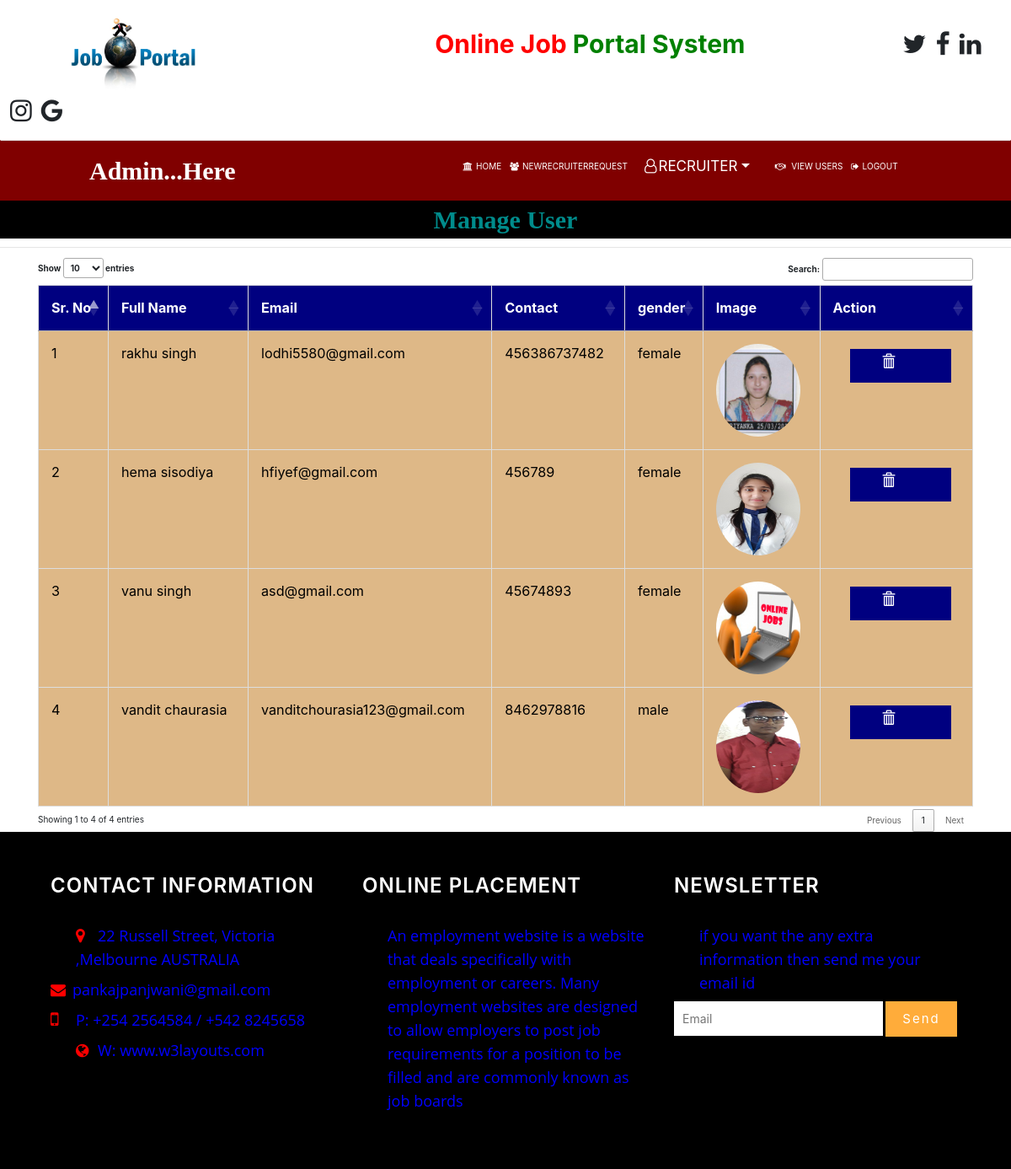
Page /view_user/ on the committed database.
### jobportal/models.py (models this page shows, shortened)
class SignupUser(models.Model):
    user = models.ForeignKey(User,on_delete=models.CASCADE,null=True)
    mobile = models.IntegerField(null=True)
    image = models.FileField(null=True)
    gender= models.CharField(max_length=100,null=True)
    type=models.CharField(max_length=100,null=True)

### jobportal/views.py (the view)
# urls.py: path('view_user/', view_user, name="view_user"),
def view_user(request):
    data=SignupUser.objects.all()
    d={'data':data}
    return render(request,'view_user.html',d)

### jobportal/templates/view_user.html (shortened to what this page needs)
{% extends 'admin_nav.html' %}
{% block body %}
<center><marquee style = "font-family : 'Monotype Corsiva' ; font-size:30px;color :darkcyan
 ; background-color:black;font-weight : bold">Manage User</marquee></center><hr>
 <div class="container">
<table class="table table-bordered" id="myTable">
  <thead>
  <tr >
    <th>Sr. No</th>
    <th>Full Name</th>
    <th>Email</th>
    <th>Contact</th>
    <th>gender</th>
    <th>Image</th>
    <th>Action</th>
  </tr>
  </thead>
   <tbody>
{% for i in data %}
  <tr style="color:black">
      <td>{{forloop.counter}}</td>
    <td>{{i.user.username}} {{i.user.last_name}}</td>
    <td>{{i.user.email}}</td>
    <td>{{i.mobile}}</td>
      <td>{{i.gender}}</td>
      <td><img src="{{i.image.url}}" style="width:100px;height:110px;border-radius:50%"></td>
      <td><a href="{% url 'delete_user' i.id %}"><i class="glyphicon glyphicon-trash" onclick="return confirm('Are you sure?')" style="color:white;margin-left:20px;margin-top:3%;background-color:navy;height:40px;width:120px;padding-top:5%;padding-left:25%" ></i> </a>
  </tr>
   {% endfor %}
    </tbody>
</table>
 </div>
{% endblock %}

### jobportal/static/css/style.css (style rules this page uses)
body { padding:0; margin:0; background:#fff; font-family: 'Roboto Condensed', sans-serif; }
a { text-decoration:none; }
body a { transition:0.5s all; -webkit-transition:0.5s all; -moz-transition:0.5s all; -o-transition:0.5s all; -ms-transition:0.5s all; font-weight:400; }
.glyphicon { position: relative; top: 1px; display: inline-block; font-family: 'Glyphicons Halflings'; font-style: normal; font-weight: 400; line-height: 1; -webkit-font-smoothing: antialiased; -moz-osx-font-smoothing: grayscale; color: #777; }
.table > thead > tr > th, .table > tbody > tr > th, .table > tfoot > tr > th, .table > thead > tr > td, .table > tbody > tr > td, .table > tfoot > tr > td { border-top: none !important; }
.table td, .table>tbody>tr>td, .table>tbody>tr>th, .table>tfoot>tr>td, .table>tfoot>tr>th, .table>thead>tr>td, .table>thead>tr>th { padding: 15px!important; }
.table > thead > tr > th, .table > tbody > tr > th, .table > tfoot > tr > th, .table > thead > tr > td, .table > tbody > tr > td, .table > tfoot > tr > td { font-size: 0.9em; color: #999; border-top: none !important; }

### jobportal/templates/admin_nav.html (style rules this page uses)
* { box-sizing: border-box; }
#myTable { border-collapse: collapse; width: 100%; border: 1px solid #ddd; font-size: 18px; }
#myTable th { text-align: left; padding: 12px; background-color: navy; color: white; }
#myTable td { text-align: left; padding: 12px; color:blAck; background-color: burlywood; }
#myTable tr { border-bottom: 1px solid #ddd; }

### rows in the picture
SignupUser: user.username "rakhu", user.last_name "singh", user.email "lodhi5580@gmail.com", mobile "456386737482", gender "female", image (picture)
SignupUser: user.username "hema", user.last_name "sisodiya", user.email "hfiyef@gmail.com", mobile "456789", gender "female", image (picture)
SignupUser: user.username "vanu", user.last_name "singh", user.email "asd@gmail.com", mobile "45674893", gender "female", image (picture)
SignupUser: user.username "vandit", user.last_name "chaurasia", user.email "vanditchourasia123@gmail.com", mobile "8462978816", gender "male", image (picture)
